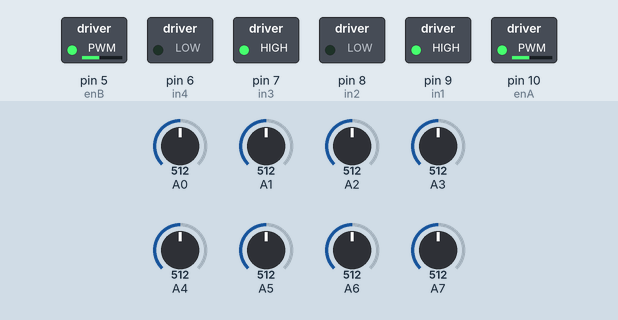
Bench run of a sketch on a simulated Arduino Uno, built with avr-gcc and run on an emulated ATmega328P. On the bench: switched loads named in the sketch (green lamp = pin HIGH). The inputs (shaded band) are chosen by the test bench; at power-on: A0 = 512, A7 = 512, A2 = 512, A1 = 512, A3 = 512, A4 = 512, A5 = 512, A6 = 512. What the sketch prints to the serial monitor is not drawn.

Above: at 9.2 s.
9.3 s: A0 set to 716
At 10.5 s:
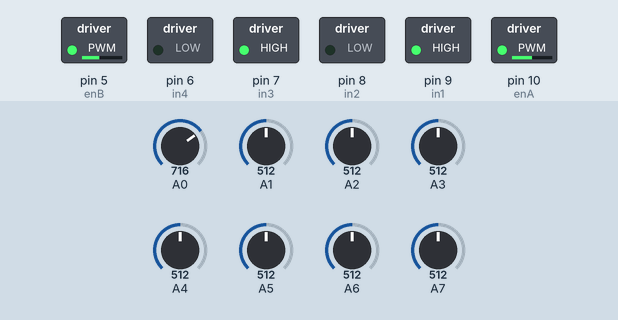
10.8 s: A7 set to 90
At 11.4 s:
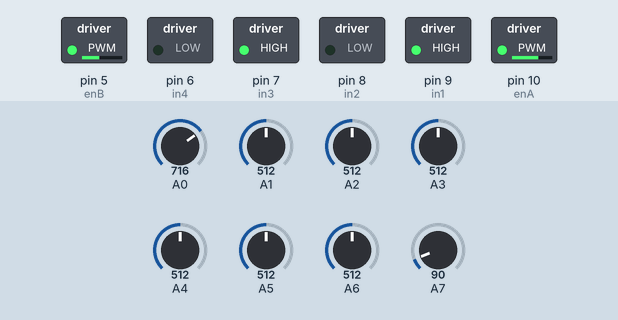
12.3 s: A0 set to 90
At 13.5 s:
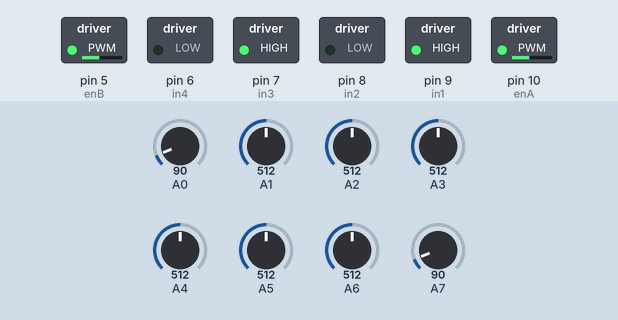
13.8 s: A7 set to 716
At 15.0 s:
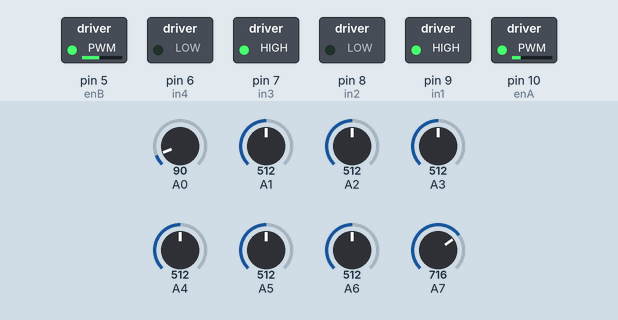
15.3 s: A2 set to 716
At 16.0 s:
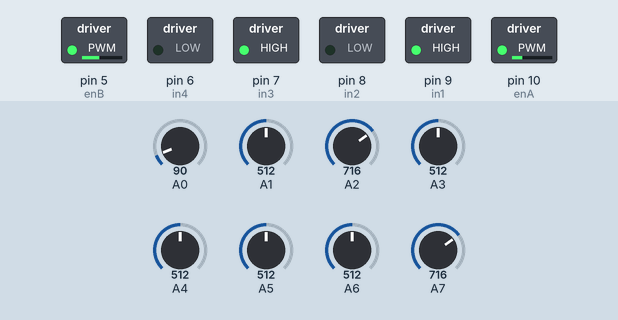
16.8 s: A1 set to 716
At 17.4 s:
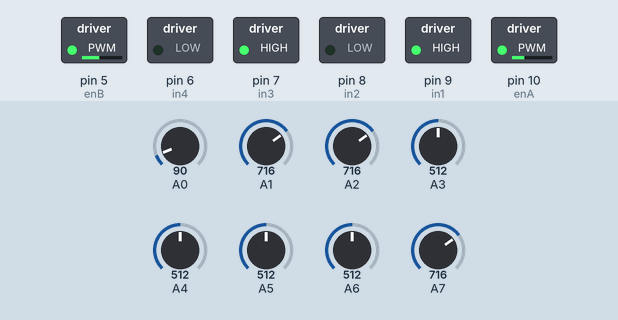
Timing chart, 0 to 19.3 s (numbered marks = the images above; inputs shaded):
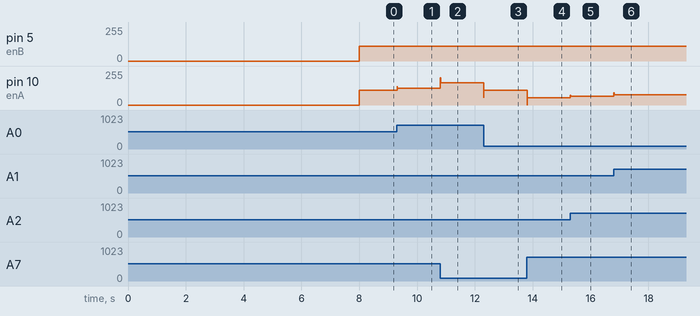

Measured:
- after the input at 9.3 s, pin 10 (enA): 110/255 → 126/255 at once
- after the input at 10.8 s, pin 10 (enA): 126/255 → 166/255 at once
- after the input at 12.3 s, pin 10 (enA): 166/255 → 110/255 at once
- after the input at 13.8 s, pin 10 (enA): 110/255 → 54/255 at once
- after the input at 15.3 s, pin 10 (enA): 54/255 → 64/255 at once
- after the input at 16.8 s, pin 10 (enA): 64/255 → 78/255 at once

The sketch:

LIneFollower_v3.ino
```cpp
#include <QTRSensors.h>
#include <elapsedMillis.h>


// This example is designed for use with eight QTR-1RC sensors or the eight sensors of a
// QTR-8RC module.  These reflectance sensors should be connected to digital inputs 3 to 10.
// The QTR-8RC's emitter control pin (LEDON) can optionally be connected to digital pin 2,
// or you can leave it disconnected and change the EMITTER_PIN #define below from 2 to
// QTR_NO_EMITTER_PIN.

// The setup phase of this example calibrates the sensor for ten seconds and turns on
// the LED built in to the Arduino on pin 13 while calibration is going on.
// During this phase, you should expose each reflectance sensor to the lightest and
// darkest readings they will encounter.
// For example, if you are making a line follower, you should slide the sensors across the
// line during the calibration phase so that each sensor can get a reading of how dark the
// line is and how light the ground is.  Improper calibration will result in poor readings.
// If you want to skip the calibration phase, you can get the raw sensor readings
// (pulse times from 0 to 2500 us) by calling qtrrc.read(sensorValues) instead of
// qtrrc.readLine(sensorValues).

// The main loop of the example reads the calibrated sensor values and uses them to
// estimate the position of a line.  You can test this by taping a piece of 3/4" black
// electrical tape to a piece of white paper and sliding the sensor across it.  It
// prints the sensor values to the serial monitor as numbers from 0 (maximum reflectance)
// to 1000 (minimum reflectance) followed by the estimated location of the line as a number
// from 0 to 5000.  1000 means the line is directly under sensor 1, 2000 means directly
// under sensor 2, etc.  0 means the line is directly under sensor 0 or was last seen by
// sensor 0 before being lost.  5000 means the line is directly under sensor 5 or was
// last seen by sensor 5 before being lost.


#define NUM_SENSORS_D   1     // number of sensors used
#define NUM_SENSORS_A   8     // number of sensors used
#define TIMEOUT       2500    // waits for 2500 microseconds for sensor outputs to go low
#define NUM_SAMPLES_PER_SENSOR  4  // average 4 analog samples per sensor reading

//Left Sensor
QTRSensorsRC Left((unsigned char[]) {22}, NUM_SENSORS_D, TIMEOUT, QTR_NO_EMITTER_PIN);
unsigned int LsensorValue[NUM_SENSORS_D];


//Right Sensor
QTRSensorsRC Right((unsigned char[]) {23}, NUM_SENSORS_D, TIMEOUT, QTR_NO_EMITTER_PIN);
unsigned int RsensorValue[NUM_SENSORS_D];

QTRSensorsAnalog qtra((unsigned char[]) {7, 6, 5, 4, 3, 2, 1, 0},
  NUM_SENSORS_A, NUM_SAMPLES_PER_SENSOR, QTR_NO_EMITTER_PIN);
  unsigned int arraySensorValues[NUM_SENSORS_A];


// connect motor controller pins to Arduino digital pins
// motor one
int enA = 10;
int in1 = 9;
int in2 = 8;
// motor two
int enB = 5;
int in3 = 7;
int in4 = 6;

int MotorA = 110;
int MotorB = 110;
int baseSpeed = 110;
int lastError = 0;

int counter = 0;

//create a timer
elapsedMillis timer0;

//interval between front IR sensor readings in ms
int interval = 250;

//interval before the front IR sensors detect lines in ms
int intervalAfter = 5000;
bool frontReady = false;

//Initializing PID values
//kp = kd and ki >= .1kp
int proportional = 0;
int derivative = 0;
int integral = 0;
double kp = .1;
double kd = .1;
double ki = .0001;


void setup()
{

 // set all the motor control pins to outputs
  pinMode(enA, OUTPUT);
  pinMode(enB, OUTPUT);
  pinMode(in1, OUTPUT);
  pinMode(in2, OUTPUT);
  pinMode(in3, OUTPUT);
  pinMode(in4, OUTPUT);

  digitalWrite(in1, HIGH);
  digitalWrite(in2, LOW);
  digitalWrite(in3, HIGH);
  digitalWrite(in4, LOW);

  Serial.begin(9600);
  Serial.println("Calibrating...");
  delay(500);
  digitalWrite(13, HIGH);    // turn on Arduino's LED to indicate we are in calibration mode
  for (int i = 0; i < 100; i++)  // make the calibration take about 10 seconds
  {
    Left.calibrate();       // reads all sensors 10 times at 2500 us per read (i.e. ~25 ms per call)
    Right.calibrate();       // reads all sensors 10 times at 2500 us per read (i.e. ~25 ms per call)
    qtra.calibrate();
  }

  digitalWrite(13, LOW);     // turn off Arduino's LED to indicate we are through with calibration

  // print the calibration minimum values measured when emitters were on

  Serial.print("Calibration Min: ");
  Serial.print(Left.calibratedMinimumOn[0]);
  Serial.print(' ');
  Serial.print(Right.calibratedMinimumOn[0]);
  Serial.print(' ');

  Serial.println();

  //print the calibration maximum values measured when emitters were on
  Serial.print("Calibration Max: ");
  Serial.print(Left.calibratedMaximumOn[0]);
  Serial.print(' ');
  Serial.print(Right.calibratedMaximumOn[0]);
  Serial.print(' ');

  Serial.println();
  Serial.println();


}


void loop()
{

  //assign a speed for each motor
  analogWrite(enA, MotorA);
  analogWrite(enB, MotorB);

  //read the front IR sensor values
  Left.read(LsensorValue);
  Right.read(RsensorValue);

  //front IR sensors wont detect lines for a duration of time
  if(timer0 > intervalAfter)
  {
    frontReady = true;
  }

  //front left IR sensor counting lines crossed
  if(LsensorValue[0] >= 1500 && timer0 > interval && frontReady){
    counter++;
    timer0 = 0;
  }


  if(counter == 2){

    //stop on line
    hardStop();
    delay(1000);

    //reset counter
    counter = 0;

    // robot will turn 135 degrees to the left
    turnLeft135();

    //reset timer
    timer0 = 0;
    frontReady = false;
  }


  //calculate the error depending on which IR sensor from the array are above a line
  int position = qtra.readLine(arraySensorValues);
  int error = position-3500;

  //calculate PID values
  proportional = kp * error;
  integral = ki * (integral + proportional);
  derivative = kd * (error-lastError);


  double motorAdjust = proportional + integral + derivative;

  lastError = error;

  //change motorA speed depending on PID values
  MotorA = baseSpeed + motorAdjust;

  //ensure the motor doesnt go passed limits
  if(MotorA < 0)
  MotorA = 0;

  if(MotorA > 255)
  MotorA = 255;


}

//--------------------------------------------------------Function Definitions---------------------------------------------------//

// This function will run the motors in both directions at a fixed speed
void MotorOn()
{
  // turn on motor A
  digitalWrite(in1, HIGH);
  digitalWrite(in2, LOW);
  // set speed to 200 out of possible range 0~255
  analogWrite(enA, MotorA);
  // turn on motor B
  digitalWrite(in3, HIGH);
  digitalWrite(in4, LOW);
  // set speed to 200 out of possible range 0~255
  analogWrite(enB, MotorB);
}

//Function to make the robot move left/right as it calibrates
void calibrationMovement(){

  for(int i = 0; i < 5; i++){
      // turn on motor A
    digitalWrite(in1, HIGH);
    digitalWrite(in2, LOW);
    analogWrite(enA, MotorA);

    // turn on motor B
    digitalWrite(in3, LOW);
    digitalWrite(in4, HIGH);
    analogWrite(enB, MotorB);

    for(int j = 0; j < 25; j++){
      qtra.calibrate();
    }

    // turn on motor A
    digitalWrite(in1, LOW);
    digitalWrite(in2, HIGH);
    analogWrite(enA, MotorA);

    // turn on motor B
    digitalWrite(in3, HIGH);
    digitalWrite(in4, LOW);
    analogWrite(enB, MotorB);

    for(int j = 0; j < 25; j++){
      qtra.calibrate();
    }
  }
}

void turnLeft135()
{

  // turn on motor A
  digitalWrite(in1, HIGH);
  digitalWrite(in2, LOW);

   // turn on motor B in the opposite direction of motor A
  digitalWrite(in3, LOW);
  digitalWrite(in4, HIGH);

  //store original speed of Motor B
  int temp0 = MotorB;

  //turn left 135 degrees
  MotorA = 200;
  MotorB = 200;
  analogWrite(enA, MotorA);
  analogWrite(enB, MotorB);
  delay(500);

  //assign each motor the original value of motor B
  MotorA = temp0;
  MotorB = temp0;

  //turn on motorA
  digitalWrite(in1, HIGH);
  digitalWrite(in2, LOW);

   // turn on motor B
  digitalWrite(in3, HIGH);
  digitalWrite(in4, LOW);
}

void hardStop()
{
     // turn OFF motor A
  digitalWrite(in1, LOW);
  digitalWrite(in2, LOW);
  // set speed to 0 out of possible range 0~255
  analogWrite(enA, 0);
  // turn OFF motor B
  digitalWrite(in3, LOW);
  digitalWrite(in4, LOW);
  // set speed to 0 out of possible range 0~255
  analogWrite(enB, 0);


}
```
